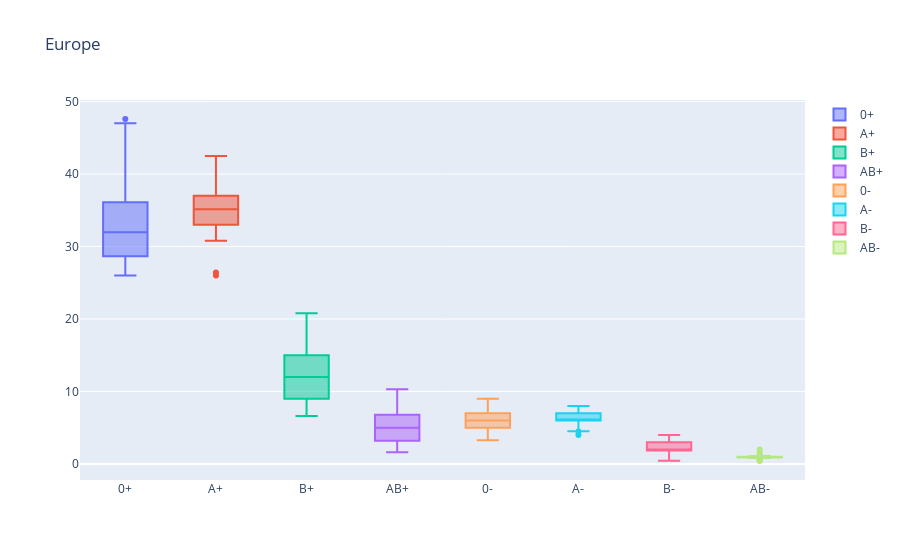

The notebook cell saved with this chart:
### Code cell
# Box Plot - Continente

import main

# Inserire il continente
continent = "Europe"

main.create_box_plot(continent
    ,["0+", main.get_array("0+", continent)] 
    ,["A+", main.get_array("a+", continent)] 
    ,["B+", main.get_array("b+", continent)] 
    ,["AB+", main.get_array("ab+", continent)]
    ,["0-", main.get_array("0-", continent)]
    ,["A-", main.get_array("a-", continent)] 
    ,["B-", main.get_array("b-", continent)] 
    ,["AB-", main.get_array("ab-", continent)] 
    )

### Figure 1 — Plotly figure (JSON) as saved in the notebook; plotly's stock layout.template omitted (floating-point values rounded to 4 significant figures)
{"data": [{"name": "0+", "type": "box", "y": [28.85, 30, 38, 31, 28, 29, 27, 35, 29.5, 27, 36, 35, 37.4, 27, 47.6, 47, 40, 30.6, 36, 35, 29.36, 28.5, 39.5, 34, 26.6, 36.2, 28, 46, 31.92, 27.2, 31, 36, 32, 26, 32, 37]}, {"name": "A+", "type": "box", "y": [34.45, 33, 34, 36, 37, 36, 36, 37, 30.8, 38, 37, 37, 32.9, 33, 26.4, 26, 36, 31, 33, 37, 38.45, 31.8, 35, 42.5, 31.26, 39.8, 37, 31, 35.28, 35.7, 33, 34, 37, 37, 34, 35]}, {"name": "B+", "type": "box", "y": [15.66, 12, 8.5, 12, 13, 15, 15, 8, 20.79, 15, 9, 9, 11, 16, 9.3, 9, 7.5, 17, 11, 9, 13.08, 17.6, 6.7, 6.8, 15.73, 6.6, 14, 9, 12.6, 15.3, 12, 8, 10, 13, 15, 8]}, {"name": "AB+", "type": "box", "y": [10.29, 6, 4.1, 6, 7, 5, 7, 4, 6.4, 7, 3, 4, 3.7, 8, 1.6, 2, 2.5, 6, 4, 4, 6.54, 7, 2.5, 3.4, 6.75, 2.9, 7, 2.1, 4.2, 6.8, 6, 2.5, 5, 7, 5, 3]}, {"name": "0-", "type": "box", "y": [3.8, 7, 7, 5, 5, 5, 5, 6, 4.3, 4, 6, 6, 7, 5, 8.4, 8, 7, 5.4, 7, 6, 3.27, 5, 7.5, 6, 6.51, 6, 5, 6, 6.08, 4.8, 7, 9, 6, 5, 5, 7]}, {"name": "A-", "type": "box", "y": [4.47, 8, 6, 7, 7, 6, 6, 7, 4.5, 6, 7, 6, 5, 7, 4.6, 5, 6, 6, 6, 6, 5.09, 6, 7, 7.5, 7.65, 6.6, 6, 4, 6.72, 6.3, 7, 8, 7, 6, 6, 7]}, {"name": "B-", "type": "box", "y": [0.45, 3, 1.5, 2, 2, 3, 3, 2, 3, 2, 1, 2, 2, 3, 1.7, 2, 1.5, 3, 2, 2, 2.36, 3, 1.3, 1.2, 3.85, 1.1, 2, 1, 2.4, 2.7, 3, 2, 2, 4, 2, 2]}, {"name": "AB-", "type": "box", "y": [1.34, 1, 0.8, 1, 1, 1, 1, 1, 0.9, 1, 1, 1, 1, 1, 0.4, 1, 0.5, 1, 1, 1, 1.09, 1.1, 0.5, 0.6, 1.65, 0.5, 1, 0.9, 0.8, 1.2, 1, 0.5, 1, 2, 1, 1]}], "layout": {"title": {"text": "Europe"}}}
